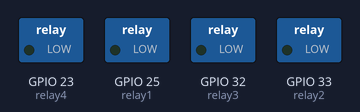
The sketch below on a simulated ESP32. On the bench: switched loads named in the sketch (green lamp = pin HIGH).

Above: at 0.6 s.
At 2.1 s:
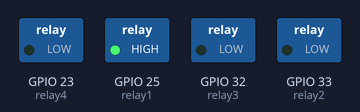
At 4.1 s:
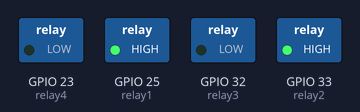
At 6.1 s:
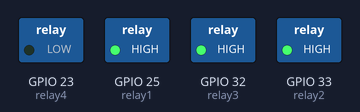
At 9.6 s:
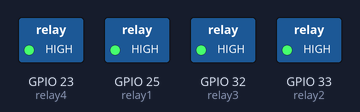
At 12.6 s:
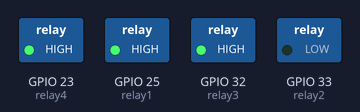
Timing chart, 0 to 13.1 s (numbered marks = the images above):
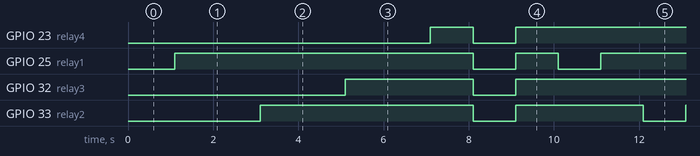

Measured:
- by itself, GPIO 23 (relay4): repeats every 10.0 s: LOW 1.0 s, HIGH 7.0 s, LOW 1.0 s, HIGH 1.0 s
- by itself, GPIO 25 (relay1): repeats every 10.0 s: LOW 1.0 s, HIGH 1.0 s, LOW 1.0 s, HIGH 7.0 s
- by itself, GPIO 32 (relay3): repeats every 10.0 s: LOW 1.0 s, HIGH 5.0 s, LOW 1.0 s, HIGH 3.0 s
- by itself, GPIO 33 (relay2): repeats every 10.0 s: LOW 1.0 s, HIGH 3.0 s, LOW 1.0 s, HIGH 5.0 s

The sketch:

testrelay.ino
```cpp
#define relay1        25
#define relay2        33
#define relay3        32
#define relay4        23
//==========Setup==========//
void setup()
{
  Serial.begin(9600);
  delay(100);

  pinMode(relay1,OUTPUT);
  pinMode(relay2,OUTPUT);
  pinMode(relay3,OUTPUT);
  pinMode(relay4,OUTPUT);

  digitalWrite(relay1,LOW);
  digitalWrite(relay2,LOW);
  digitalWrite(relay3,LOW);
  digitalWrite(relay4,LOW);
}
//==========Setup==========//


//=====Loop Function======//
void loop() {
  digitalWrite(relay1,LOW);
  delay(1000);
  digitalWrite(relay1,HIGH);
  delay(1000);

  digitalWrite(relay2,LOW);
  delay(1000);
  digitalWrite(relay2,HIGH);
  delay(1000);

  digitalWrite(relay3,LOW);
  delay(1000);
  digitalWrite(relay3,HIGH);
  delay(1000);

  digitalWrite(relay4,LOW);
  delay(1000);
  digitalWrite(relay4,HIGH);
  delay(1000);

  digitalWrite(relay1,LOW);
  digitalWrite(relay2,LOW);
  digitalWrite(relay3,LOW);
  digitalWrite(relay4,LOW);
  delay(1000);

  digitalWrite(relay1,HIGH);
  digitalWrite(relay2,HIGH);
  digitalWrite(relay3,HIGH);
  digitalWrite(relay4,HIGH);
  delay(1000);
}
//=====Loop Function======//
```
